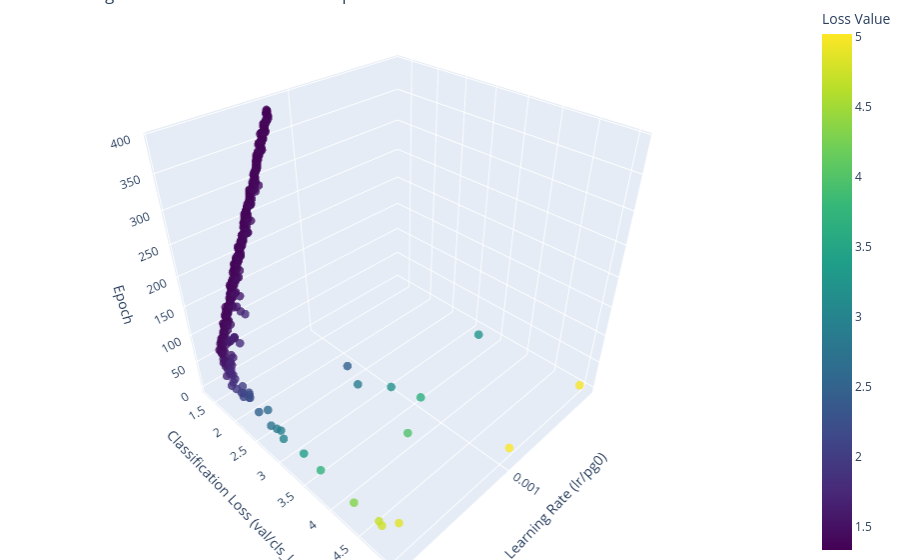

Here is the notebook cell this chart was saved with:
### Markdown cell above
_**NOTA:** `patience`=100 para EarlyStop_

### Code cell
graph_LrLoss_3D(df4)

### Figure 1 — Plotly figure (JSON) as saved in the notebook; plotly's stock layout.template omitted (floating-point values rounded to 4 significant figures; data arrays with more than 128 entries replaced by an {"elided": "..."} marker saying what was removed)
{"data": [{"marker": {"color": {"elided": "390 float values"}, "colorbar": {"title": {"text": "Loss Value"}}, "colorscale": [[0, "#440154"], [0.1111, "#482878"], [0.2222, "#3e4989"], [0.3333, "#31688e"], [0.4444, "#26828e"], [0.5556, "#1f9e89"], [0.6667, "#35b779"], [0.7778, "#6ece58"], [0.8889, "#b5de2b"], [1, "#fde725"]], "opacity": 0.8, "size": 5}, "mode": "markers", "type": "scatter3d", "x": {"elided": "390 float values"}, "y": {"elided": "390 float values"}, "z": {"elided": "390 int values"}}], "layout": {"margin": {"b": 0, "l": 0, "r": 0, "t": 0}, "scene": {"xaxis": {"title": {"text": "Learning Rate (lr/pg0)"}}, "yaxis": {"title": {"text": "Classification Loss (val/cls_loss)"}}, "zaxis": {"title": {"text": "Epoch"}}}, "title": {"text": "Learning Rate vs. Validation Loss vs. Epoch"}}}
